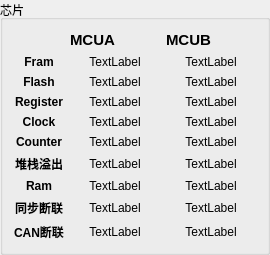
             <widget class="QGroupBox" name="groupBox_26">
              <property name="title">
               <string>芯片</string>
              </property>
              <layout class="QGridLayout" name="gridLayout_43">
               <item row="1" column="0">
                <widget class="QLabel" name="label_254">
                 <property name="maximumSize">
                  <size>
                   <width>120</width>
                   <height>16777215</height>
                  </size>
                 </property>
                 <property name="font">
                  <font>
                   <weight>75</weight>
                   <bold>true</bold>
                  </font>
                 </property>
                 <property name="toolTip">
                  <string>&lt;html&gt;&lt;head/&gt;&lt;body&gt;&lt;p&gt;Fram自检失败，错误代码:2002&lt;/p&gt;&lt;/body&gt;&lt;/html&gt;</string>
                 </property>
                 <property name="text">
                  <string>Fram</string>
                 </property>
                 <property name="alignment">
                  <set>Qt::AlignCenter</set>
                 </property>
                </widget>
               </item>
               <item row="2" column="0">
                <widget class="QLabel" name="label_255">
                 <property name="maximumSize">
                  <size>
                   <width>120</width>
                   <height>16777215</height>
                  </size>
                 </property>
                 <property name="font">
                  <font>
                   <weight>75</weight>
                   <bold>true</bold>
                  </font>
                 </property>
                 <property name="toolTip">
                  <string>&lt;html&gt;&lt;head/&gt;&lt;body&gt;&lt;p&gt;Flash自检失败，错误代码:2003&lt;/p&gt;&lt;/body&gt;&lt;/html&gt;</string>
                 </property>
                 <property name="text">
                  <string>Flash</string>
                 </property>
                 <property name="alignment">
                  <set>Qt::AlignCenter</set>
                 </property>
                </widget>
               </item>
               <item row="0" column="1">
                <widget class="QLabel" name="label_251">
                 <property name="minimumSize">
                  <size>
                   <width>90</width>
                   <height>0</height>
                  </size>
                 </property>
                 <property name="maximumSize">
                  <size>
                   <width>16777215</width>
                   <height>30</height>
                  </size>
                 </property>
                 <property name="font">
                  <font>
                   <pointsize>11</pointsize>
                   <weight>75</weight>
                   <bold>true</bold>
                  </font>
                 </property>
                 <property name="text">
                  <string>MCUA</string>
                 </property>
                 <property name="alignment">
                  <set>Qt::AlignLeading|Qt::AlignLeft|Qt::AlignVCenter</set>
                 </property>
                </widget>
               </item>
               <item row="4" column="0">
                <widget class="QLabel" name="label_257">
                 <property name="maximumSize">
                  <size>
                   <width>120</width>
                   <height>16777215</height>
                  </size>
                 </property>
                 <property name="font">
                  <font>
                   <weight>75</weight>
                   <bold>true</bold>
                  </font>
                 </property>
                 <property name="toolTip">
                  <string>&lt;html&gt;&lt;head/&gt;&lt;body&gt;&lt;p&gt;晶振自检失败，错误代码:2005&lt;/p&gt;&lt;/body&gt;&lt;/html&gt;</string>
                 </property>
                 <property name="text">
                  <string>Clock</string>
                 </property>
                 <property name="alignment">
                  <set>Qt::AlignCenter</set>
                 </property>
                </widget>
               </item>
               <item row="3" column="0">
                <widget class="QLabel" name="label_256">
                 <property name="maximumSize">
                  <size>
                   <width>120</width>
                   <height>16777215</height>
                  </size>
                 </property>
                 <property name="font">
                  <font>
                   <weight>75</weight>
                   <bold>true</bold>
                  </font>
                 </property>
                 <property name="toolTip">
                  <string>&lt;html&gt;&lt;head/&gt;&lt;body&gt;&lt;p&gt;寄存器自检失败，错误代码:2004&lt;/p&gt;&lt;/body&gt;&lt;/html&gt;</string>
                 </property>
                 <property name="text">
                  <string>Register</string>
                 </property>
                 <property name="alignment">
                  <set>Qt::AlignCenter</set>
                 </property>
                </widget>
               </item>
               <item row="5" column="0">
                <widget class="QLabel" name="label_258">
                 <property name="maximumSize">
                  <size>
                   <width>120</width>
                   <height>16777215</height>
                  </size>
                 </property>
                 <property name="font">
                  <font>
                   <weight>75</weight>
                   <bold>true</bold>
                  </font>
                 </property>
                 <property name="toolTip">
                  <string>&lt;html&gt;&lt;head/&gt;&lt;body&gt;&lt;p&gt;计数器自检失败，错误代码:2006&lt;/p&gt;&lt;/body&gt;&lt;/html&gt;</string>
                 </property>
                 <property name="text">
                  <string>Counter</string>
                 </property>
                 <property name="alignment">
                  <set>Qt::AlignCenter</set>
                 </property>
                </widget>
               </item>
               <item row="6" column="0">
                <widget class="QLabel" name="label_259">
                 <property name="maximumSize">
                  <size>
                   <width>120</width>
                   <height>16777215</height>
                  </size>
                 </property>
                 <property name="font">
                  <font>
                   <weight>75</weight>
                   <bold>true</bold>
                  </font>
                 </property>
                 <property name="toolTip">
                  <string>&lt;html&gt;&lt;head/&gt;&lt;body&gt;&lt;p&gt;堆栈溢出，错误代码:2007&lt;/p&gt;&lt;/body&gt;&lt;/html&gt;</string>
                 </property>
                 <property name="text">
                  <string>堆栈溢出</string>
                 </property>
                 <property name="alignment">
                  <set>Qt::AlignCenter</set>
                 </property>
                </widget>
               </item>
               <item row="7" column="0">
                <widget class="QLabel" name="label_260">
                 <property name="maximumSize">
                  <size>
                   <width>120</width>
                   <height>16777215</height>
                  </size>
                 </property>
                 <property name="font">
                  <font>
                   <weight>75</weight>
                   <bold>true</bold>
                  </font>
                 </property>
                 <property name="toolTip">
                  <string>&lt;html&gt;&lt;head/&gt;&lt;body&gt;&lt;p&gt;Ram自检失败，错误代码:2008&lt;/p&gt;&lt;/body&gt;&lt;/html&gt;</string>
                 </property>
                 <property name="text">
                  <string>Ram</string>
                 </property>
                 <property name="alignment">
                  <set>Qt::AlignCenter</set>
                 </property>
                </widget>
               </item>
               <item row="0" column="2">
                <widget class="QLabel" name="label_253">
                 <property name="minimumSize">
                  <size>
                   <width>90</width>
                   <height>0</height>
                  </size>
                 </property>
                 <property name="maximumSize">
                  <size>
                   <width>16777215</width>
                   <height>30</height>
                  </size>
                 </property>
                 <property name="font">
                  <font>
                   <pointsize>11</pointsize>
                   <weight>75</weight>
                   <bold>true</bold>
                  </font>
                 </property>
                 <property name="text">
                  <string>MCUB</string>
                 </property>
                 <property name="alignment">
                  <set>Qt::AlignLeading|Qt::AlignLeft|Qt::AlignVCenter</set>
                 </property>
                </widget>
               </item>
               <item row="8" column="0">
                <widget class="QLabel" name="label_261">
                 <property name="maximumSize">
                  <size>
                   <width>120</width>
                   <height>16777215</height>
                  </size>
                 </property>
                 <property name="font">
                  <font>
                   <weight>75</weight>
                   <bold>true</bold>
                  </font>
                 </property>
                 <property name="toolTip">
                  <string>&lt;html&gt;&lt;head/&gt;&lt;body&gt;&lt;p&gt;MCUA与MCUB之间通讯断开连接，错误代码:2001&lt;/p&gt;&lt;/body&gt;&lt;/html&gt;</string>
                 </property>
                 <property name="text">
                  <string>同步断联</string>
                 </property>
                 <property name="alignment">
                  <set>Qt::AlignCenter</set>
                 </property>
                </widget>
               </item>
               <item row="9" column="0">
                <widget class="QLabel" name="label_252">
                 <property name="maximumSize">
                  <size>
                   <width>120</width>
                   <height>16777215</height>
                  </size>
                 </property>
                 <property name="font">
                  <font>
                   <weight>75</weight>
                   <bold>true</bold>
                  </font>
                 </property>
                 <property name="toolTip">
                  <string>&lt;html&gt;&lt;head/&gt;&lt;body&gt;&lt;p&gt;检测不到主机CAN节点心跳，错误代码:3003&lt;/p&gt;&lt;/body&gt;&lt;/html&gt;</string>
                 </property>
                 <property name="text">
                  <string>CAN断联</string>
                 </property>
                 <property name="alignment">
                  <set>Qt::AlignCenter</set>
                 </property>
                </widget>
               </item>
               <item row="1" column="1">
                <widget class="QLabel" name="statusa_fram_led">
                 <property name="text">
                  <string>TextLabel</string>
                 </property>
                 <property name="alignment">
                  <set>Qt::AlignCenter</set>
                 </property>
                </widget>
               </item>
               <item row="1" column="2">
                <widget class="QLabel" name="statusb_fram_led">
                 <property name="text">
                  <string>TextLabel</string>
                 </property>
                 <property name="alignment">
                  <set>Qt::AlignCenter</set>
                 </property>
                </widget>
               </item>
               <item row="2" column="1">
                <widget class="QLabel" name="statusa_flash_led">
                 <property name="text">
                  <string>TextLabel</string>
                 </property>
                 <property name="alignment">
                  <set>Qt::AlignCenter</set>
                 </property>
                </widget>
               </item>
               <item row="2" column="2">
                <widget class="QLabel" name="statusb_flash_led">
                 <property name="text">
                  <string>TextLabel</string>
                 </property>
                 <property name="alignment">
                  <set>Qt::AlignCenter</set>
                 </property>
                </widget>
               </item>
               <item row="3" column="1">
                <widget class="QLabel" name="statusa_register_led">
                 <property name="text">
                  <string>TextLabel</string>
                 </property>
                 <property name="alignment">
                  <set>Qt::AlignCenter</set>
                 </property>
                </widget>
               </item>
               <item row="3" column="2">
                <widget class="QLabel" name="statusb_register_led">
                 <property name="text">
                  <string>TextLabel</string>
                 </property>
                 <property name="alignment">
                  <set>Qt::AlignCenter</set>
                 </property>
                </widget>
               </item>
               <item row="4" column="1">
                <widget class="QLabel" name="statusa_clock_led">
                 <property name="text">
                  <string>TextLabel</string>
                 </property>
                 <property name="alignment">
                  <set>Qt::AlignCenter</set>
                 </property>
                </widget>
               </item>
               <item row="4" column="2">
                <widget class="QLabel" name="statusb_clock_led">
                 <property name="text">
                  <string>TextLabel</string>
                 </property>
                 <property name="alignment">
                  <set>Qt::AlignCenter</set>
                 </property>
                </widget>
               </item>
               <item row="5" column="1">
                <widget class="QLabel" name="statusa_counter_led">
                 <property name="text">
                  <string>TextLabel</string>
                 </property>
                 <property name="alignment">
                  <set>Qt::AlignCenter</set>
                 </property>
                </widget>
               </item>
               <item row="5" column="2">
                <widget class="QLabel" name="statusb_counter_led">
                 <property name="text">
                  <string>TextLabel</string>
                 </property>
                 <property name="alignment">
                  <set>Qt::AlignCenter</set>
                 </property>
                </widget>
               </item>
               <item row="6" column="1">
                <widget class="QLabel" name="statusa_stack_led">
                 <property name="text">
                  <string>TextLabel</string>
                 </property>
                 <property name="alignment">
                  <set>Qt::AlignCenter</set>
                 </property>
                </widget>
               </item>
               <item row="6" column="2">
                <widget class="QLabel" name="statusb_stack_led">
                 <property name="text">
                  <string>TextLabel</string>
                 </property>
                 <property name="alignment">
                  <set>Qt::AlignCenter</set>
                 </property>
                </widget>
               </item>
               <item row="7" column="1">
                <widget class="QLabel" name="statusa_ram_led">
                 <property name="text">
                  <string>TextLabel</string>
                 </property>
                 <property name="alignment">
                  <set>Qt::AlignCenter</set>
                 </property>
                </widget>
               </item>
               <item row="7" column="2">
                <widget class="QLabel" name="statusb_ram_led">
                 <property name="text">
                  <string>TextLabel</string>
                 </property>
                 <property name="alignment">
                  <set>Qt::AlignCenter</set>
                 </property>
                </widget>
               </item>
               <item row="8" column="1">
                <widget class="QLabel" name="statusa_com_led">
                 <property name="text">
                  <string>TextLabel</string>
                 </property>
                 <property name="alignment">
                  <set>Qt::AlignCenter</set>
                 </property>
                </widget>
               </item>
               <item row="9" column="1">
                <widget class="QLabel" name="statusa_can_disconnect_led">
                 <property name="text">
                  <string>TextLabel</string>
                 </property>
                 <property name="alignment">
                  <set>Qt::AlignCenter</set>
                 </property>
                </widget>
               </item>
               <item row="8" column="2">
                <widget class="QLabel" name="statusb_com_led">
                 <property name="text">
                  <string>TextLabel</string>
                 </property>
                 <property name="alignment">
                  <set>Qt::AlignCenter</set>
                 </property>
                </widget>
               </item>
               <item row="9" column="2">
                <widget class="QLabel" name="statusb_can_disconnect_led">
                 <property name="text">
                  <string>TextLabel</string>
                 </property>
                 <property name="alignment">
                  <set>Qt::AlignCenter</set>
                 </property>
                </widget>
               </item>
              </layout>
             </widget>
